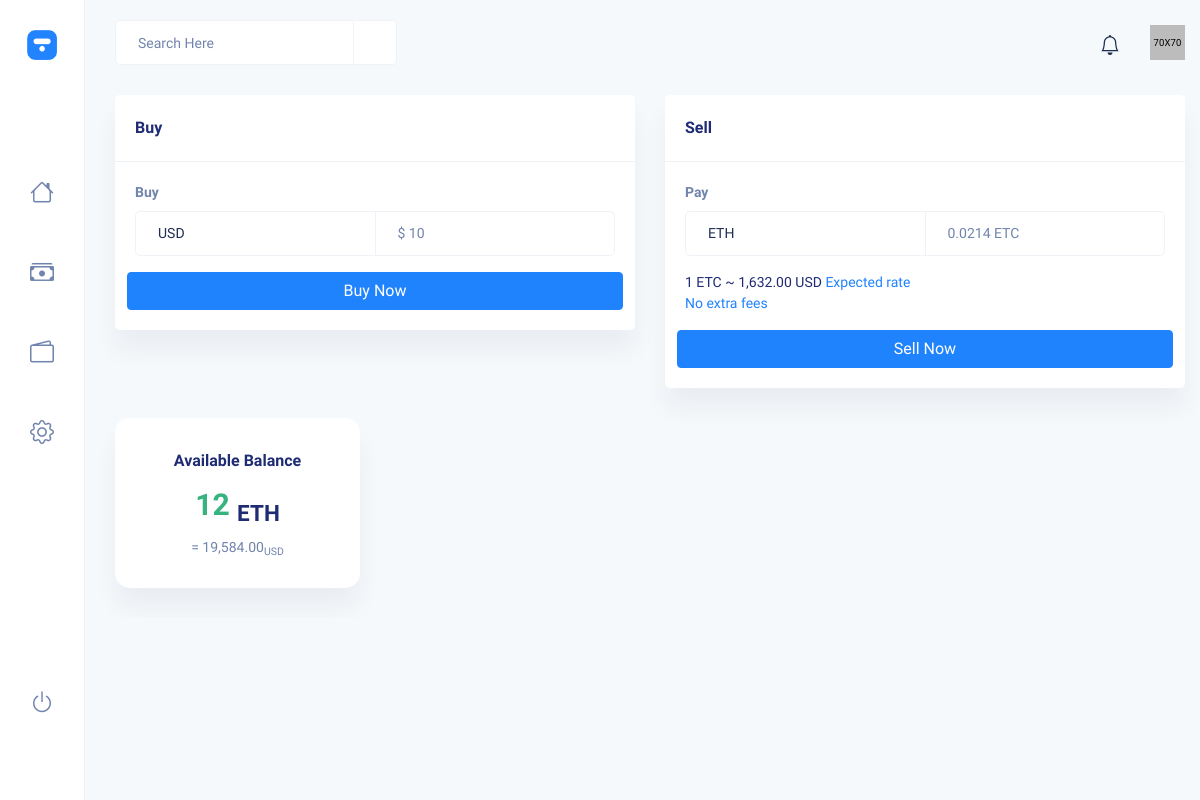
The page /Wallet/tradeetc.php (signed in) on the database its author committed.
### tables this page shows
CREATE TABLE `Etherium` (
  `ID` int(11) NOT NULL,
  `value` int(11) DEFAULT NULL
);

CREATE TABLE `EtheriumWallet` (
  `ID` int(11) NOT NULL,
  `ammount` int(11) DEFAULT NULL,
  `Address` varchar(40) DEFAULT NULL
);

### Wallet/tradeetc.php (the view, shortened to what this page needs)
<?php
$connection = mysqli_connect("localhost","root","","Cripto");
$ID = $_SESSION['id'];
global $lastValue;
global $criptoWallet;
$btc = "SELECT * FROM Etherium ORDER BY ID DESC LIMIT 1";
$resultbtc = mysqli_query($connection, $btc);
if (mysqli_num_rows($resultbtc) > 0) {
    while($row = mysqli_fetch_assoc($resultbtc)) {
        $lastValue = $row["value"];
    }
} else {
    echo "0 results";
}
$cripto = "SELECT * FROM EtheriumWallet WHERE ID = '$ID'";
$resultwallet = mysqli_query($connection, $cripto);
if (mysqli_num_rows($resultwallet) > 0) {
    while($row = mysqli_fetch_assoc($resultwallet)) {
        $criptoWallet = $row["ammount"];
    }
} else {
    echo "0 results";
}
?>
<!DOCTYPE html>
<html lang="en">
<head>
    <link rel="stylesheet" href="../css/style.css" />
</head>
<body class="dashboard">
<div id="main-wrapper">
    <div class="header bg-light">
        <div class="container-fluid">
            <div class="row">
                <div class="col-xxl-12">
                    <div class="header-content">
                        <div class="header-left">
                            <div class="search">
                                <form action="#">
                                    <div class="input-group">
                                        <input
                                                type="text"
                                                class="form-control"
                                                placeholder="Search Here"
                                        />
                                        <span class="input-group-text"
                                        ><i class="icofont-search"></i
                                            ></span>
                                    </div>
                                </form>
                            </div>
                        </div>
                        <div class="header-right">
                            <div class="notification dropdown">
                                <div class="notify-bell" data-toggle="dropdown">
                                    <span><i class="bi bi-bell"></i></span>
                                </div>
                            </div>
                            <div class="profile_log dropdown">
                                <div class="user" data-toggle="dropdown">
                      <span class="thumb"
                      ><img src="../images/profile/2.png" alt=""
                          /></span>
                                </div>
                            </div>
                        </div>
                    </div>
                </div>
            </div>
        </div>
    </div>
    <div class="sidebar">
        <div class="brand-logo">
            <a href="../index.php"
            ><img src="../images/logoi.png" alt="" width="30" />
            </a>
        </div>
        <div class="menu">
            <ul>
                <li>
                    <a
                            href="../User/dashboard.php"
                            data-toggle="tooltip"
                            data-placement="right"
                            title="Home"
                    >
                        <span><i class="bi bi-house"></i></span>
                    </a>
                </li>
                <li>
                    <a
                            href="tradebtc.php"
                            data-toggle="tooltip"
                            data-placement="right"
                            title="Trade"
                    >
                        <span><i class="bi bi-cash-stack"></i></span>
                    </a>
                </li>
                <li>
                    <a
                            href="wallet.php"
                            data-toggle="tooltip"
                            data-placement="right"
                            title="Wallet"
                    >
                        <span><i class="bi bi-wallet2"></i></span>
                    </a>
                </li>
                <li>
                    <a
                            href="settings-profile.html"
                            data-toggle="tooltip"
                            data-placement="right"
                            title="Settings"
                            id="settings"
                    >
                        <span><i class="bi bi-gear"></i></span>
                    </a>
                </li>
                <li class="logout">
                    <a
                            href="../login/signin.php"
                            data-toggle="tooltip"
                            data-placement="right"
                            title="Signout"
                    >
                        <span><i class="bi bi-power"></i></span>
                    </a>
                </li>
            </ul>
            <p class="copyright">&#169; <a href="#">Qkit</a></p>
        </div>
    </div>
    <div class="content-body">
        <div class="container-fluid">
            <div class="row">
                <div class="col-xxl-3 col-xl-6">
                    <div class="card">
                        <div class="card-header">
                            <h4 class="card-title">Buy</h4>
                        </div>
                        <div class="card-body">
                            <form
                                    name="myform"
                                    class="currency_validate trade-form row g-3"
                                    action="buyetc.php"
                                    method="post"
                            >
                                <div class="col-12">
                                    <label class="form-label">Buy</label>
                                    <div class="input-group">
                                        <select class="form-control" name="buy_currency">
                                            <option value="USD">USD</option>
                                        </select>
                                        <input
                                                type="number"
                                                class="form-control"
                                                placeholder="$ 10"
                                                name="buy"
                                        />
                                    </div>
                                </div>
                                <button type="submit" class="btn btn-primary btn-block" name="BuyCripto">Buy Now</button>
                            </form>
                        </div>
                    </div>
                </div>
                <div class="col-xxl-3 col-xl-6">
                    <div class="card">
                        <div class="card-header">
                            <h4 class="card-title">Sell</h4>
                        </div>
                        <div class="card-body">
                            <form
                                    name="myform"
                                    class="currency_validate trade-form row g-3"
                                    action="buyetc.php"
                                    method="post"
                            >
                                <div class="col-12">
                                    <label class="form-label">Pay</label>
                                    <div class="input-group">
                                        <select class="form-control" name="method">
                                            <option value="bank">ETH</option>
                                        </select>
                                        <input
                                                type="number"
                                                name="sellval"
                                                class="form-control"
                                                placeholder="0.0214 ETC"
                                        />
                                    </div>
                                </div>
                                <p class="mb-0">
                                    1 ETC ~ <?php
                                    echo number_format($lastValue,2);?> USD
                                    <a href="#">Expected rate <br />No extra fees</a>
                                </p>
                                <button type="submit" class="btn btn-primary btn-block" name="SellCripto">Sell Now</button>
                            </form>
                        </div>
                    </div>
                </div>
                <div class="col-xxl-3 col-xl-3 col-lg-6 col-md-6 col-sm-6">
                    <div class="wallet-widget card">
                        <h5>Available Balance</h5>
                        <h2><span class="text-success"><?php
                                echo $criptoWallet;
                                ?></span> <sub>ETH</sub></h2>
                        <p>= <?php
                            echo number_format(floatval($criptoWallet) * floatval($lastValue),2);
                            ?><sub>USD</sub></p>
                    </div>
                </div>
</body>
</html>

### rows shown on the page
etherium: value "1,632.00"
etheriumwallet: ammount "12", floatval($criptoWallet)*floatval($lastValue) "19,584.00"
